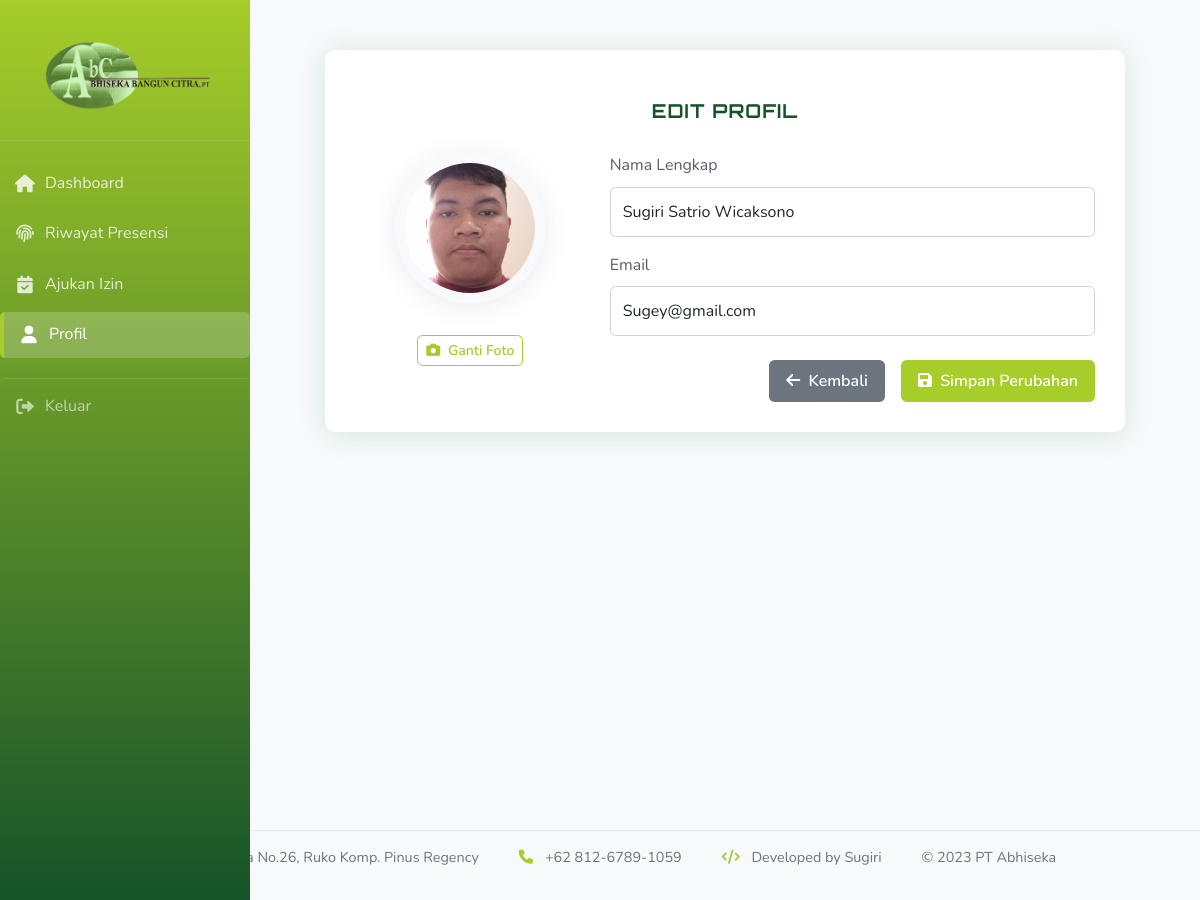
The page /frontend/edit_profil.php (signed in) on the database its author committed.
### tables this page shows
CREATE TABLE `pengguna` (
  `id_user` varchar(20) NOT NULL,
  `username` varchar(50) NOT NULL,
  `password` varchar(255) NOT NULL,
  `nama_lengkap` varchar(60) NOT NULL,
  `email` varchar(50) NOT NULL,
  `peran` enum('superadmin','admin','karyawan') NOT NULL DEFAULT 'karyawan',
  `uid` varchar(15) DEFAULT NULL,
  `foto_path` varchar(255) DEFAULT NULL,
  `data_wajah` text DEFAULT NULL COMMENT 'Data wajah untuk face recognition',
  `dibuat_pada` timestamp NOT NULL DEFAULT current_timestamp(),
  `diperbarui_pada` timestamp NOT NULL DEFAULT current_timestamp() ON UPDATE current_timestamp(),
  `status` enum('aktif','nonaktif') DEFAULT 'aktif',
  `verif` int(4) NOT NULL
);

### frontend/edit_profil.php (the view, shortened to what this page needs)
<?php
require 'config.php';
$id_user = $_SESSION['id_user'];
$peran = $_SESSION['peran'] ?? '';
$stmt = $pdo->prepare("SELECT * FROM pengguna WHERE id_user = ?");
$stmt->execute([$id_user]);
$user = $stmt->fetch(PDO::FETCH_ASSOC);
?>
<!DOCTYPE html>
<html lang="en">
<head>
    <link rel="stylesheet" href="https://cdnjs.cloudflare.com/ajax/libs/font-awesome/6.0.0/css/all.min.css">
    <link href="https://cdn.jsdelivr.net/npm/bootstrap@5.3.0/dist/css/bootstrap.min.css" rel="stylesheet">
    <link rel="stylesheet" href="../css/style.css">
</head>
<body>
    <div class="dashboard-fluid">
        <div class="col-md-3 col-lg-2 sidebar">
            <div class="sidebar-header">
                <img src="../images/Abhiseka.png" alt="Logo Perusahaan" class="heading-image">
            </div>
            <nav class="sidebar-nav">
                <a href="dashboard.php" class="nav-link">
                    <i class="fas fa-home"></i>
                    <span>Dashboard</span>
                </a>
                <?php if ($peran == 'karyawan'): ?>
                    <a href="presensi.php" class="nav-link">
                        <i class="fas fa-fingerprint"></i>
                        <span>Riwayat Presensi</span>
                    </a>
                    <a href="izin.php" class="nav-link">
                        <i class="fas fa-calendar-check"></i>
                        <span>Ajukan Izin</span>
                    </a>
                <?php endif; ?>
                <a href="profil.php" class="nav-link active">
                    <i class="fas fa-user"></i>
                    <span>Profil</span>
                </a>
                <a href="logout.php" class="nav-link logout-btn">
                    <i class="fas fa-sign-out-alt"></i>
                    <span>Keluar</span>
                </a>
            </nav>
        </div>
    <div class="main-content">
        <div class="profile-container">
            <h2 class="heading-custom">EDIT PROFIL</h2>
 <form method="POST" enctype="multipart/form-data">
    <div class="row">
        <div class="col-md-4 text-center mb-4">
            <label for="foto_profil" style="cursor:pointer;">
                <div class="avatar-container">
                    <img src="<?= htmlspecialchars($user['foto_path'] ?? 'assets/default_profile.png') ?>"
                        class="profile-picture" id="profilePreview">
                </div>
            </label>
            <button type="button" class="btn btn-sm btn-outline-primary mt-2"
                    onclick="document.getElementById('foto_profil').click()">
                <i class="fas fa-camera me-1"></i> Ganti Foto
            </button>
        </div>
                    <div class="col-md-8">
                        <div class="mb-3">
                            <label for="nama_lengkap" class="form-label">Nama Lengkap</label>
                            <input type="text" class="form-control" id="nama_lengkap" name="nama_lengkap"
                                   value="<?= htmlspecialchars($user['nama_lengkap'] ?? '') ?>" required>
                        </div>
                        <div class="mb-3">
                            <label for="email" class="form-label">Email</label>
                            <input type="email" class="form-control" id="email" name="email"
                                   value="<?= htmlspecialchars($user['email'] ?? '') ?>" required>
                        </div>
                        <div class="d-grid gap-2 d-md-flex justify-content-md-end mt-4">
                            <a href="profil.php" class="btn btn-secondary me-md-2">
                                <i class="fas fa-arrow-left me-1"></i> Kembali
                            </a>
                            <button type="submit" class="btn btn-primary">
                                <i class="fas fa-save me-1"></i> Simpan Perubahan
                            </button>
                        </div>
                    </div>
                </div>
            </form>
        </div>
    </div>
<footer class="flat-footer">
    <div class="footer-content">
        <div class="footer-section">
            <p><i class="fas fa-map-marker-alt"></i> Jl. Pinus Raya No.26, Ruko Komp. Pinus Regency
 </p>
        </div>
        <div class="footer-section">
            <p><i class="fas fa-phone"></i> +62 812-6789-1059</p>
        </div>
        <div class="footer-section">
            <p><i class="fas fa-code"></i> Developed by Sugiri</p>
        </div>
        <div class="footer-section">
            <p>&copy; 2023 PT Abhiseka</p>
        </div>
    </div>
</footer>
</body>
</html>

### css/style.css (style rules this page uses)
:root { --primary-color: #a6cd29; --primary-dark: #165329; --secondary-color: #f8f9fc; --success-color: #165329; --danger-color: #e74a3b; --warning-color: #f6c23e; --info-color: #a6cd29; --dark-color: #5a5c69; --light-color: #f8f9fc; --border-color: #e3e6f0; }
* { margin: 0; padding: 0; box-sizing: border-box; }
body { font-family: 'Nunito', sans-serif; background-color: var(--secondary-color); color: var(--dark-color); line-height: 1.6; }
a { text-decoration: none; }
.heading-custom { font-family: 'Orbitron', sans-serif; font-weight: 700; letter-spacing: 1px; color: white; margin-top: 10px; font-size: 1.2rem; padding: 10px 0; }
.main-content { margin-left: 250px; padding: 20px; transition: all 0.3s; min-height: 100vh; }
.sidebar { background: linear-gradient(180deg, var(--primary-color) 0%, var(--primary-dark) 100%); width: 250px; min-height: 100vh; color: white; padding: 20px 0; position: fixed; height: 100%; transition: all 0.3s; }
.sidebar-header { padding: 20px; text-align: center; border-bottom: 1px solid rgba(255, 255, 255, 0.1); }
.sidebar-header img { max-width: 180px; height: auto; margin-bottom: 10px; }
.sidebar-nav { padding: 20px 0; }
.nav-link { display: flex; align-items: center; color: rgba(255, 255, 255, 0.8); margin-bottom: 5px; border-radius: 5px; padding: 10px 15px; transition: all 0.3s; }
.nav-link:hover, .nav-link.active { color: white; background-color: rgba(255, 255, 255, 0.1); }
.nav-link.active { background-color: rgba(255, 255, 255, 0.2); border-left: 4px solid var(--primary-color); }
.nav-link i { margin-right: 10px; width: 20px; text-align: center; font-size: 1.1rem; }
.logout-btn { color: rgba(255, 255, 255, 0.6) !important; margin-top: 20px; border-top: 1px solid rgba(255, 255, 255, 0.1); padding-top: 15px; }
.form-control, .form-select { width: 100%; padding: 0.75rem; border: 1px solid #d1d3e2; border-radius: 0.35rem; font-size: 1rem; transition: border-color 0.3s; }
.btn { display: inline-block; font-weight: 600; text-align: center; white-space: nowrap; vertical-align: middle; user-select: none; border: 1px solid transparent; padding: 0.5rem 1rem; font-size: 1rem; line-height: 1.5; border-radius: 0.35rem; transition: all 0.3s; cursor: pointer; }
.btn-sm { padding: 0.25rem 0.5rem; font-size: 0.875rem; }
.btn-primary { background-color: var(--primary-color); color: white; }
.btn i { margin-right: 5px; }
.avatar-container { position: relative; width: 150px; height: 150px; margin: 0 auto 15px; border-radius: 50%; overflow: hidden; border: 5px solid var(--light-color); box-shadow: 0 0.15rem 1.75rem 0 rgba(58, 59, 69, 0.1); transition: transform 0.3s ease, box-shadow 0.3s ease; }
.avatar-container img { width: 100%; height: 100%; object-fit: cover; display: block; }
.heading-image { max-width: 250px; height: auto; display: block; margin-left: auto; margin-right: auto; }
.flat-footer { background-color: #f8f9fa; border-top: 1px solid #e9ecef; padding: 15px 0; margin-top: 30px; }
.footer-content { display: flex; flex-wrap: wrap; justify-content: center; align-items: center; gap: 20px 40px; max-width: 1200px; margin: 0 auto; padding: 0 20px; font-size: 0.9rem; color: #6c757d; }
.footer-section { display: flex; align-items: center; }
.footer-section i { margin-right: 8px; color: var(--primary-color); }

### rows shown on the page
pengguna: foto_path (picture), nama_lengkap "Sugiri Satrio Wicaksono", email "Sugey@gmail.com"
